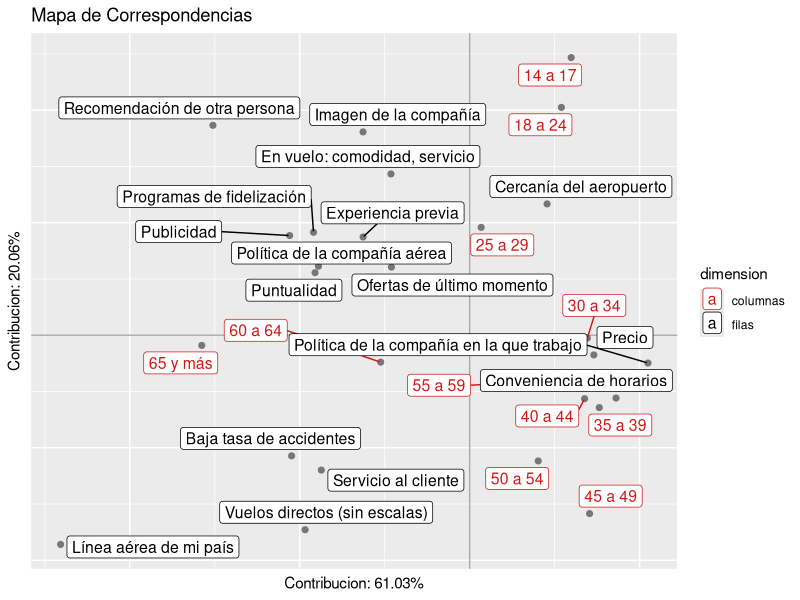

Here is the R script that generated this plot:
library(FactoMineR)
library(ggplot2)
library(ggrepel)
library(readxl)

datos <- as.data.frame(read_excel("ejemplo CA.xlsx", 1))
rownames(datos) <- datos[,1]
datos <- datos[,-1]

acor <- CA(datos, graph = FALSE)

filas <- as.data.frame(acor$row$coord[,1:2])
filas$dimension <- "filas"
columnas <- as.data.frame(acor$col$coord[,1:2])
columnas$dimension <- "columnas"

grafico <- rbind(filas,columnas)
names(grafico) <- c("x","y","dimension")
porcx <- round(acor$eig[1,2],2)
porcy <- round(acor$eig[2,2],2)

ggplot(grafico, aes(x, y, label=row.names(grafico))) +
  geom_hline(yintercept=0, color="darkgrey") +
  geom_vline(xintercept=0, color="darkgrey") +
  geom_point(size=1.75, colour="#777777") +
  guides(alpha=FALSE) + 
  scale_colour_manual(values=c("#D11919","black")) +
  geom_label_repel(size=4, aes(colour = dimension)) +
  ggtitle("Mapa de Correspondencias") +  
  ylab(paste0("Contribucion: ",porcy,"%")) +
  xlab(paste0("Contribucion: ",porcx,"%")) +
  theme(axis.text.x = element_blank()) + 
  theme(axis.text.y = element_blank()) +
  theme(axis.ticks.x = element_blank()) +
  theme(axis.ticks.y = element_blank())
